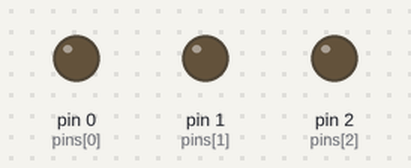
This sketch was run on a simulated Arduino Uno, built with avr-gcc and run on an emulated ATmega328P. Shown: output pins drawn as LEDs (lit = HIGH).

Above: at 0.2 s.
At 1.2 s:
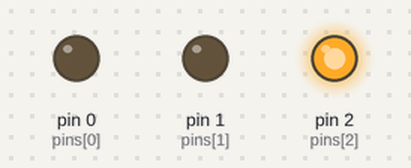
At 2.7 s:
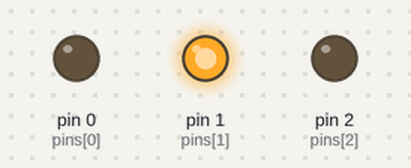
At 4.2 s:
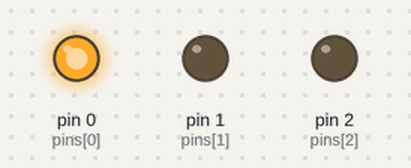
Timing chart, 0 to 4.6 s (numbered marks = the images above):
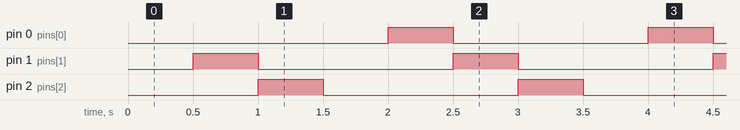

Measured:
- by itself, pin 0 (pins[0]), pin 1 (pins[1]), pin 2 (pins[2]): alternates HIGH for 0.50 s and LOW for 1.5 s
- by itself, everything shown: repeats every 2.0 s, in 4 steps

The sketch:

attiny13_rgb_blink_406bytes.ino
```cpp
//attiny13 rgb blink

uint8_t pins[3]={0,1,2}; //led pins 0,1,2 is 5,6 and 7 legg on chip
uint8_t position = 0, i;
bool leds[3]={false,false,false};
unsigned long t,t1;
const long interval=500;

void setup() {
  for(i=0;i<3;i++){pinMode(pins[i],OUTPUT);}
}

void loop() {
  t=millis();

  if (t-t1>=interval){
    t1=t;
    for(i=0;i<3;i++) leds[i]=false;
    if(position<3){position++;}else{position=0;}
    leds[position]=true;
  }//if interval

  for(i=0;i<3;i++){digitalWrite(pins[i],leds[i]);}
}//loop
```
